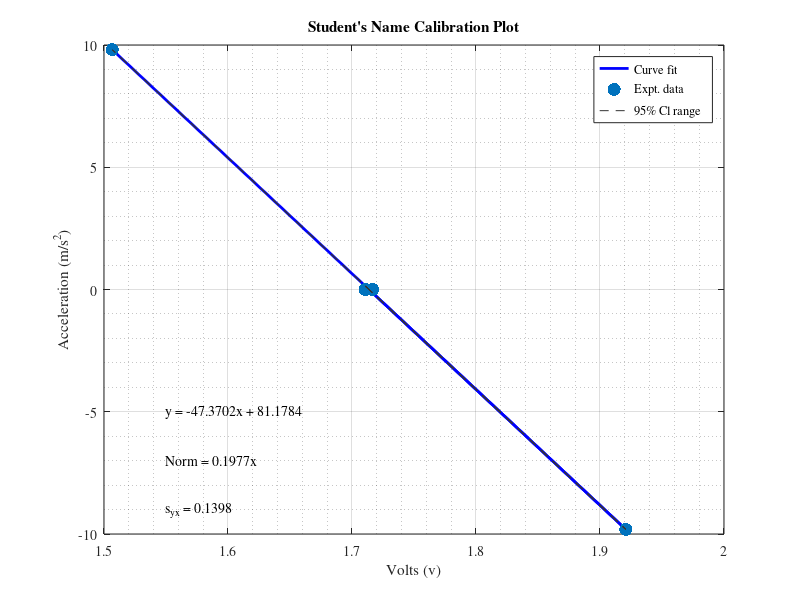

Here is the MATLAB script that generated this plot: (Note: this script raises an error after producing the figure.)
% This is a generic program to generate calibration plot and provide slope
% and intercept data
%%%%%%%%%%%%%%%%%%%%%%%%%%%%%%%%%%%%%%%%%%%%%%%
% Date: 09/02/2025
% Author: Dr. Christopher Bitikofer
% Decription:
% This code and it's supporting functions can be configured to collect data
% using the NI-MyDAQ.
% The user must provide appropriate information - see beginning of code.
%%%%%%%%%%%%%%%%%%%%%%%%%%%%%%%%%%%%%%%%%%%%%%%
% THIS CODE OVERWRITES THE DATA. PLEASE MOVE THE FILES OR RENAME PRIOR TO
% RERUNNING THE CODE
%%%%%%%%%%%%%%%%%%%%%%%%%%%%%%%%%%%%%%%%%%%%%%%
clear all
close all
clc

%% User have to manually add information
x = [1.7107 1.9208 1.7166 1.5067]; %Voltage Data
y = [0 -9.81 0 9.81]; % Acceleration
t_nuP= 0; % Value read from t-student's table
plotTitle = 'Student''s Name Calibration Plot';

%% End of user information
[p,s] = polyfit (x,y,1); % Curve fitting with 1st order fit
xfit = x;% Generating degree of freedom for the curve fit
yfit = polyval(p,xfit);
nu = s.df; % Getting degree of freedom for the curve fit 
norm = s.normr; % Getting the norm of the curve fitting
syx = norm/sqrt(nu);

% Generating figure with specific size
figure(1)
set(gcf,'unit','inches','position',[0.50 0.50 6.50 3.50],...
    'defaultaxesfontsize',10,'defaultaxesfontname','times');
% Plotting data
plot(xfit,yfit,'b-','linewidth',2);hold on
scatter(x,y,90,'ro','filled')
xlabel('Volts (v)')
ylabel('Acceleration (m/s^{2})')
% Now adding 95% confidence level in the plot
y_cl_low = yfit - t_nuP*syx; % Using regression analysis
y_cl_up  = yfit + t_nuP*syx;
plot(xfit,y_cl_low,'--','color',[0.2 0.2 0.2], 'HandleVisibility','off');
plot(xfit,y_cl_up,'--','color',[0.2 0.2 0.2]);
grid on
grid minor

legend('Curve fit','Expt. data','95% Cl range','location','Northeast')
title(plotTitle)
text(1.55,-5,sprintf('y = %3.4fx + %3.4f',p(1),p(2)),'Fontname','times')
text(1.55,-7,sprintf('Norm = %3.4fx',s.normr),'Fontname','times')
text(1.55,-9,sprintf('s_{yx} = %3.4f',syx),'Fontname','times')

%% Saving the files in png and pdf format
exportgraphics(better_fig,"..\Figures\Student_Name_Exp03_Calibration.png",Resolution=600) % for reports/presentations
exportgraphics(better_fig,"..\Figures\Student_Name_Exp03_Calibration.pdf",Resolution=600) % for canvas submission 
